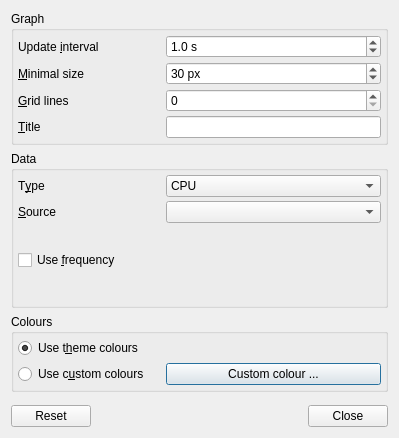
<?xml version="1.0" encoding="UTF-8"?>
<ui version="4.0">
 <class>RazorSysStatConfiguration</class>
 <widget class="QDialog" name="RazorSysStatConfiguration">
  <property name="geometry">
   <rect>
    <x>0</x>
    <y>0</y>
    <width>399</width>
    <height>438</height>
   </rect>
  </property>
  <property name="windowTitle">
   <string>Razor SysStat Settings</string>
  </property>
  <layout class="QVBoxLayout" name="verticalLayout">
   <item>
    <layout class="QVBoxLayout" name="verticalLayout_2">
     <item>
      <widget class="QGroupBox" name="graphGB">
       <property name="title">
        <string>Graph</string>
       </property>
       <layout class="QGridLayout" name="gridLayout_3" columnstretch="2,3">
        <property name="margin">
         <number>4</number>
        </property>
        <property name="spacing">
         <number>4</number>
        </property>
        <item row="1" column="0">
         <widget class="QLabel" name="sizeL">
          <property name="text">
           <string>&amp;Minimal size</string>
          </property>
          <property name="buddy">
           <cstring>sizeSB</cstring>
          </property>
         </widget>
        </item>
        <item row="0" column="0">
         <widget class="QLabel" name="intervalL">
          <property name="text">
           <string>Update &amp;interval</string>
          </property>
          <property name="buddy">
           <cstring>intervalSB</cstring>
          </property>
         </widget>
        </item>
        <item row="3" column="0">
         <widget class="QLabel" name="titleL">
          <property name="text">
           <string>&amp;Title</string>
          </property>
          <property name="buddy">
           <cstring>titleLE</cstring>
          </property>
         </widget>
        </item>
        <item row="2" column="0">
         <widget class="QLabel" name="linesL">
          <property name="text">
           <string>&amp;Grid lines</string>
          </property>
          <property name="buddy">
           <cstring>linesSB</cstring>
          </property>
         </widget>
        </item>
        <item row="3" column="1">
         <widget class="QLineEdit" name="titleLE"/>
        </item>
        <item row="2" column="1">
         <widget class="QSpinBox" name="linesSB"/>
        </item>
        <item row="1" column="1">
         <widget class="QSpinBox" name="sizeSB">
          <property name="toolTip">
           <string>&lt;html&gt;&lt;head/&gt;&lt;body&gt;&lt;p&gt;Minimal width if the panel is horizontal.&lt;/p&gt;&lt;p&gt;Minimal height is the panel is vertical.&lt;/p&gt;&lt;/body&gt;&lt;/html&gt;</string>
          </property>
          <property name="suffix">
           <string> px</string>
          </property>
          <property name="minimum">
           <number>1</number>
          </property>
          <property name="maximum">
           <number>120</number>
          </property>
          <property name="value">
           <number>30</number>
          </property>
         </widget>
        </item>
        <item row="0" column="1">
         <widget class="QDoubleSpinBox" name="intervalSB">
          <property name="suffix">
           <string> s</string>
          </property>
          <property name="decimals">
           <number>1</number>
          </property>
          <property name="minimum">
           <double>0.500000000000000</double>
          </property>
          <property name="maximum">
           <double>60.000000000000000</double>
          </property>
          <property name="singleStep">
           <double>0.500000000000000</double>
          </property>
          <property name="value">
           <double>1.000000000000000</double>
          </property>
         </widget>
        </item>
       </layout>
      </widget>
     </item>
     <item>
      <widget class="QGroupBox" name="dataGB">
       <property name="title">
        <string>Data</string>
       </property>
       <layout class="QGridLayout" name="gridLayout_4" columnstretch="2,3">
        <property name="margin">
         <number>4</number>
        </property>
        <property name="spacing">
         <number>4</number>
        </property>
        <item row="2" column="0" colspan="2">
         <widget class="QStackedWidget" name="dataSW">
          <property name="currentIndex">
           <number>0</number>
          </property>
          <widget class="QWidget" name="cpuP">
           <layout class="QVBoxLayout" name="verticalLayout_4">
            <property name="spacing">
             <number>0</number>
            </property>
            <property name="margin">
             <number>0</number>
            </property>
            <item>
             <widget class="QCheckBox" name="useFrequencyCB">
              <property name="text">
               <string>Use &amp;frequency</string>
              </property>
             </widget>
            </item>
            <item>
             <spacer name="verticalSpacer">
              <property name="orientation">
               <enum>Qt::Vertical</enum>
              </property>
             </spacer>
            </item>
           </layout>
          </widget>
          <widget class="QWidget" name="memP">
           <layout class="QVBoxLayout" name="verticalLayout_6">
            <property name="spacing">
             <number>0</number>
            </property>
            <property name="margin">
             <number>0</number>
            </property>
            <item>
             <spacer name="verticalSpacer_4">
              <property name="orientation">
               <enum>Qt::Vertical</enum>
              </property>
             </spacer>
            </item>
           </layout>
          </widget>
          <widget class="QWidget" name="netP">
           <layout class="QVBoxLayout" name="verticalLayout_8">
            <property name="spacing">
             <number>0</number>
            </property>
            <property name="margin">
             <number>0</number>
            </property>
            <item>
             <layout class="QGridLayout" name="gridLayout" columnstretch="2,3">
              <property name="spacing">
               <number>4</number>
              </property>
              <item row="0" column="0">
               <widget class="QLabel" name="maximumL">
                <property name="text">
                 <string>Ma&amp;ximum</string>
                </property>
                <property name="buddy">
                 <cstring>maximumHS</cstring>
                </property>
               </widget>
              </item>
              <item row="0" column="1">
               <layout class="QHBoxLayout" name="horizontalLayout_17" stretch="2,3">
                <property name="spacing">
                 <number>4</number>
                </property>
                <item>
                 <widget class="QLabel" name="maximumValueL">
                  <property name="text">
                   <string>XXX KBs</string>
                  </property>
                 </widget>
                </item>
                <item>
                 <widget class="QSlider" name="maximumHS">
                  <property name="maximum">
                   <number>39</number>
                  </property>
                  <property name="orientation">
                   <enum>Qt::Horizontal</enum>
                  </property>
                 </widget>
                </item>
               </layout>
              </item>
              <item row="1" column="0">
               <widget class="QCheckBox" name="logarithmicCB">
                <property name="text">
                 <string>Lo&amp;garithmic scale</string>
                </property>
               </widget>
              </item>
              <item row="1" column="1">
               <widget class="QSpinBox" name="logScaleSB">
                <property name="suffix">
                 <string> steps</string>
                </property>
                <property name="minimum">
                 <number>1</number>
                </property>
                <property name="maximum">
                 <number>64</number>
                </property>
                <property name="value">
                 <number>4</number>
                </property>
               </widget>
              </item>
             </layout>
            </item>
            <item>
             <spacer name="verticalSpacer_6">
              <property name="orientation">
               <enum>Qt::Vertical</enum>
              </property>
             </spacer>
            </item>
           </layout>
          </widget>
         </widget>
        </item>
        <item row="0" column="1">
         <widget class="QComboBox" name="typeCOB">
          <property name="currentIndex">
           <number>0</number>
          </property>
          <property name="maxVisibleItems">
           <number>3</number>
          </property>
          <item>
           <property name="text">
            <string>CPU</string>
           </property>
          </item>
          <item>
           <property name="text">
            <string>Memory</string>
           </property>
          </item>
          <item>
           <property name="text">
            <string>Network</string>
           </property>
          </item>
         </widget>
        </item>
        <item row="1" column="0">
         <widget class="QLabel" name="sourceL">
          <property name="text">
           <string>&amp;Source</string>
          </property>
          <property name="buddy">
           <cstring>sourceCOB</cstring>
          </property>
         </widget>
        </item>
        <item row="0" column="0">
         <widget class="QLabel" name="typeL">
          <property name="text">
           <string>T&amp;ype</string>
          </property>
          <property name="buddy">
           <cstring>typeCOB</cstring>
          </property>
         </widget>
        </item>
        <item row="1" column="1">
         <widget class="QComboBox" name="sourceCOB"/>
        </item>
       </layout>
      </widget>
     </item>
     <item>
      <widget class="QGroupBox" name="coloursGB">
       <property name="title">
        <string>Colours</string>
       </property>
       <layout class="QGridLayout" name="gridLayout_8" columnstretch="2,3">
        <property name="horizontalSpacing">
         <number>4</number>
        </property>
        <property name="verticalSpacing">
         <number>5</number>
        </property>
        <property name="margin">
         <number>4</number>
        </property>
        <item row="0" column="0">
         <widget class="QRadioButton" name="useThemeColoursRB">
          <property name="text">
           <string>Use t&amp;heme colours</string>
          </property>
          <property name="checked">
           <bool>true</bool>
          </property>
         </widget>
        </item>
        <item row="1" column="0">
         <widget class="QRadioButton" name="useCustomColoursRB">
          <property name="text">
           <string>Use c&amp;ustom colours</string>
          </property>
         </widget>
        </item>
        <item row="1" column="1">
         <widget class="QPushButton" name="customColoursB">
          <property name="text">
           <string>Custom colour ...</string>
          </property>
         </widget>
        </item>
       </layout>
      </widget>
     </item>
     <item>
      <spacer name="verticalSpacer_2">
       <property name="orientation">
        <enum>Qt::Vertical</enum>
       </property>
      </spacer>
     </item>
    </layout>
   </item>
   <item>
    <widget class="QDialogButtonBox" name="buttons">
     <property name="orientation">
      <enum>Qt::Horizontal</enum>
     </property>
     <property name="standardButtons">
      <set>QDialogButtonBox::Close|QDialogButtonBox::Reset</set>
     </property>
    </widget>
   </item>
  </layout>
 </widget>
 <tabstops>
  <tabstop>intervalSB</tabstop>
  <tabstop>sizeSB</tabstop>
  <tabstop>linesSB</tabstop>
  <tabstop>titleLE</tabstop>
  <tabstop>typeCOB</tabstop>
  <tabstop>sourceCOB</tabstop>
  <tabstop>useFrequencyCB</tabstop>
  <tabstop>maximumHS</tabstop>
  <tabstop>logarithmicCB</tabstop>
  <tabstop>logScaleSB</tabstop>
  <tabstop>useThemeColoursRB</tabstop>
  <tabstop>useCustomColoursRB</tabstop>
  <tabstop>customColoursB</tabstop>
  <tabstop>buttons</tabstop>
 </tabstops>
 <resources/>
 <connections>
  <connection>
   <sender>buttons</sender>
   <signal>accepted()</signal>
   <receiver>RazorSysStatConfiguration</receiver>
   <slot>accept()</slot>
   <hints>
    <hint type="sourcelabel">
     <x>95</x>
     <y>433</y>
    </hint>
    <hint type="destinationlabel">
     <x>97</x>
     <y>295</y>
    </hint>
   </hints>
  </connection>
  <connection>
   <sender>buttons</sender>
   <signal>rejected()</signal>
   <receiver>RazorSysStatConfiguration</receiver>
   <slot>reject()</slot>
   <hints>
    <hint type="sourcelabel">
     <x>76</x>
     <y>433</y>
    </hint>
    <hint type="destinationlabel">
     <x>62</x>
     <y>296</y>
    </hint>
   </hints>
  </connection>
  <connection>
   <sender>typeCOB</sender>
   <signal>currentIndexChanged(int)</signal>
   <receiver>dataSW</receiver>
   <slot>setCurrentIndex(int)</slot>
   <hints>
    <hint type="sourcelabel">
     <x>386</x>
     <y>203</y>
    </hint>
    <hint type="destinationlabel">
     <x>342</x>
     <y>264</y>
    </hint>
   </hints>
  </connection>
  <connection>
   <sender>RazorSysStatConfiguration</sender>
   <signal>maximumNetSpeedChanged(QString)</signal>
   <receiver>maximumValueL</receiver>
   <slot>setText(QString)</slot>
   <hints>
    <hint type="sourcelabel">
     <x>704</x>
     <y>158</y>
    </hint>
    <hint type="destinationlabel">
     <x>251</x>
     <y>260</y>
    </hint>
   </hints>
  </connection>
  <connection>
   <sender>intervalSB</sender>
   <signal>valueChanged(double)</signal>
   <receiver>RazorSysStatConfiguration</receiver>
   <slot>saveSettings()</slot>
   <hints>
    <hint type="sourcelabel">
     <x>386</x>
     <y>57</y>
    </hint>
    <hint type="destinationlabel">
     <x>392</x>
     <y>82</y>
    </hint>
   </hints>
  </connection>
  <connection>
   <sender>sizeSB</sender>
   <signal>valueChanged(int)</signal>
   <receiver>RazorSysStatConfiguration</receiver>
   <slot>saveSettings()</slot>
   <hints>
    <hint type="sourcelabel">
     <x>386</x>
     <y>84</y>
    </hint>
    <hint type="destinationlabel">
     <x>387</x>
     <y>117</y>
    </hint>
   </hints>
  </connection>
  <connection>
   <sender>linesSB</sender>
   <signal>valueChanged(int)</signal>
   <receiver>RazorSysStatConfiguration</receiver>
   <slot>saveSettings()</slot>
   <hints>
    <hint type="sourcelabel">
     <x>386</x>
     <y>111</y>
    </hint>
    <hint type="destinationlabel">
     <x>390</x>
     <y>187</y>
    </hint>
   </hints>
  </connection>
  <connection>
   <sender>titleLE</sender>
   <signal>editingFinished()</signal>
   <receiver>RazorSysStatConfiguration</receiver>
   <slot>saveSettings()</slot>
   <hints>
    <hint type="sourcelabel">
     <x>386</x>
     <y>138</y>
    </hint>
    <hint type="destinationlabel">
     <x>386</x>
     <y>290</y>
    </hint>
   </hints>
  </connection>
  <connection>
   <sender>useFrequencyCB</sender>
   <signal>toggled(bool)</signal>
   <receiver>RazorSysStatConfiguration</receiver>
   <slot>saveSettings()</slot>
   <hints>
    <hint type="sourcelabel">
     <x>346</x>
     <y>256</y>
    </hint>
    <hint type="destinationlabel">
     <x>387</x>
     <y>244</y>
    </hint>
   </hints>
  </connection>
  <connection>
   <sender>logarithmicCB</sender>
   <signal>toggled(bool)</signal>
   <receiver>RazorSysStatConfiguration</receiver>
   <slot>saveSettings()</slot>
   <hints>
    <hint type="sourcelabel">
     <x>146</x>
     <y>287</y>
    </hint>
    <hint type="destinationlabel">
     <x>392</x>
     <y>214</y>
    </hint>
   </hints>
  </connection>
  <connection>
   <sender>sourceCOB</sender>
   <signal>currentIndexChanged(int)</signal>
   <receiver>RazorSysStatConfiguration</receiver>
   <slot>saveSettings()</slot>
   <hints>
    <hint type="sourcelabel">
     <x>386</x>
     <y>231</y>
    </hint>
    <hint type="destinationlabel">
     <x>704</x>
     <y>105</y>
    </hint>
   </hints>
  </connection>
  <connection>
   <sender>typeCOB</sender>
   <signal>currentIndexChanged(int)</signal>
   <receiver>RazorSysStatConfiguration</receiver>
   <slot>saveSettings()</slot>
   <hints>
    <hint type="sourcelabel">
     <x>386</x>
     <y>203</y>
    </hint>
    <hint type="destinationlabel">
     <x>704</x>
     <y>52</y>
    </hint>
   </hints>
  </connection>
  <connection>
   <sender>useCustomColoursRB</sender>
   <signal>toggled(bool)</signal>
   <receiver>customColoursB</receiver>
   <slot>setEnabled(bool)</slot>
   <hints>
    <hint type="sourcelabel">
     <x>132</x>
     <y>366</y>
    </hint>
    <hint type="destinationlabel">
     <x>240</x>
     <y>365</y>
    </hint>
   </hints>
  </connection>
  <connection>
   <sender>useThemeColoursRB</sender>
   <signal>toggled(bool)</signal>
   <receiver>RazorSysStatConfiguration</receiver>
   <slot>saveSettings()</slot>
   <hints>
    <hint type="sourcelabel">
     <x>32</x>
     <y>337</y>
    </hint>
    <hint type="destinationlabel">
     <x>2</x>
     <y>335</y>
    </hint>
   </hints>
  </connection>
 </connections>
 <slots>
  <signal>maximumNetSpeedChanged(QString)</signal>
  <slot>on_typeCOB_currentIndexChanged(int)</slot>
  <slot>on_sourceCOB_currentIndexChanged(int)</slot>
  <slot>on_maximumHS_valueChanged(int)</slot>
  <slot>saveSettings()</slot>
  <slot>on_customColoursB_clicked()</slot>
 </slots>
</ui>
